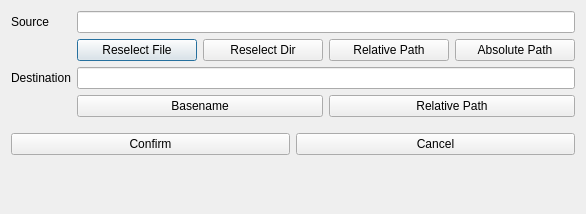
<?xml version="1.0" encoding="UTF-8"?>
<ui version="4.0">
 <class>ModifyExtrasDialog</class>
 <widget class="QDialog" name="ModifyExtrasDialog">
  <property name="windowModality">
   <enum>Qt::WindowModal</enum>
  </property>
  <property name="geometry">
   <rect>
    <x>0</x>
    <y>0</y>
    <width>586</width>
    <height>214</height>
   </rect>
  </property>
  <property name="windowTitle">
   <string>Modify Extras</string>
  </property>
  <property name="modal">
   <bool>true</bool>
  </property>
  <layout class="QVBoxLayout" name="verticalLayout">
   <item>
    <layout class="QGridLayout" name="gridLayout">
     <item row="2" column="1">
      <widget class="QLineEdit" name="destinationEdit"/>
     </item>
     <item row="0" column="1">
      <widget class="QLineEdit" name="soureEdit"/>
     </item>
     <item row="1" column="1">
      <layout class="QHBoxLayout" name="horizontalLayout_4">
       <item>
        <widget class="QPushButton" name="reselectFileButton">
         <property name="text">
          <string>Reselect File</string>
         </property>
        </widget>
       </item>
       <item>
        <widget class="QPushButton" name="reselectDirButton">
         <property name="text">
          <string>Reselect Dir</string>
         </property>
        </widget>
       </item>
       <item>
        <widget class="QPushButton" name="srcRelativePathButton">
         <property name="text">
          <string>Relative Path</string>
         </property>
        </widget>
       </item>
       <item>
        <widget class="QPushButton" name="srcAbsoluteButton">
         <property name="text">
          <string>Absolute Path</string>
         </property>
        </widget>
       </item>
      </layout>
     </item>
     <item row="2" column="0">
      <widget class="QLabel" name="destinationLabel">
       <property name="text">
        <string>Destination</string>
       </property>
      </widget>
     </item>
     <item row="0" column="0">
      <widget class="QLabel" name="sourceLabel">
       <property name="text">
        <string>Source</string>
       </property>
      </widget>
     </item>
     <item row="3" column="1">
      <layout class="QHBoxLayout" name="horizontalLayout_2">
       <item>
        <widget class="QPushButton" name="destBasenameButton">
         <property name="text">
          <string>Basename</string>
         </property>
        </widget>
       </item>
       <item>
        <widget class="QPushButton" name="destRelativePathButton">
         <property name="text">
          <string>Relative Path</string>
         </property>
        </widget>
       </item>
      </layout>
     </item>
    </layout>
   </item>
   <item>
    <spacer name="verticalSpacer_2">
     <property name="orientation">
      <enum>Qt::Vertical</enum>
     </property>
     <property name="sizeType">
      <enum>QSizePolicy::Fixed</enum>
     </property>
     <property name="sizeHint" stdset="0">
      <size>
       <width>20</width>
       <height>10</height>
      </size>
     </property>
    </spacer>
   </item>
   <item>
    <layout class="QHBoxLayout" name="horizontalLayout">
     <item>
      <widget class="QPushButton" name="confirmButton">
       <property name="text">
        <string>Confirm</string>
       </property>
      </widget>
     </item>
     <item>
      <widget class="QPushButton" name="cancelButton">
       <property name="text">
        <string>Cancel</string>
       </property>
      </widget>
     </item>
    </layout>
   </item>
   <item>
    <spacer name="verticalSpacer">
     <property name="orientation">
      <enum>Qt::Vertical</enum>
     </property>
     <property name="sizeHint" stdset="0">
      <size>
       <width>20</width>
       <height>40</height>
      </size>
     </property>
    </spacer>
   </item>
  </layout>
 </widget>
 <resources/>
 <connections>
  <connection>
   <sender>cancelButton</sender>
   <signal>clicked()</signal>
   <receiver>ModifyExtrasDialog</receiver>
   <slot>reject()</slot>
   <hints>
    <hint type="sourcelabel">
     <x>435</x>
     <y>185</y>
    </hint>
    <hint type="destinationlabel">
     <x>292</x>
     <y>109</y>
    </hint>
   </hints>
  </connection>
 </connections>
</ui>
